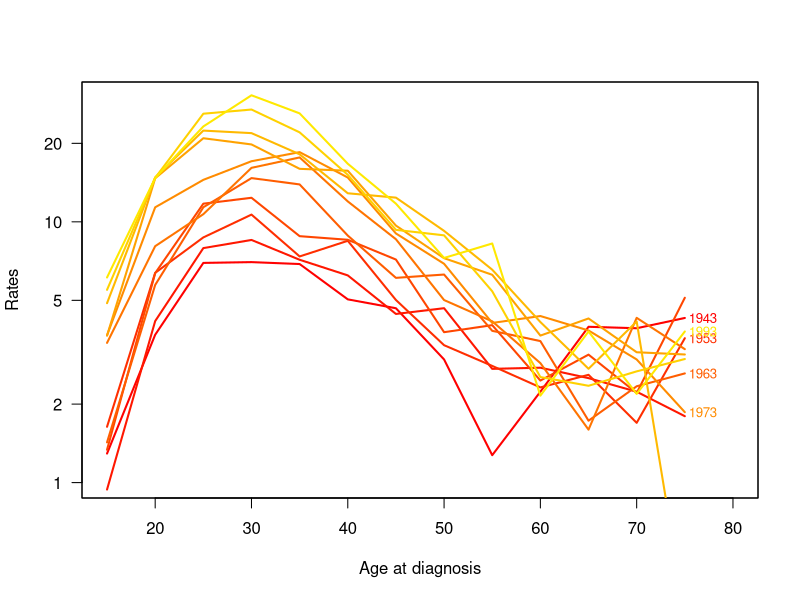
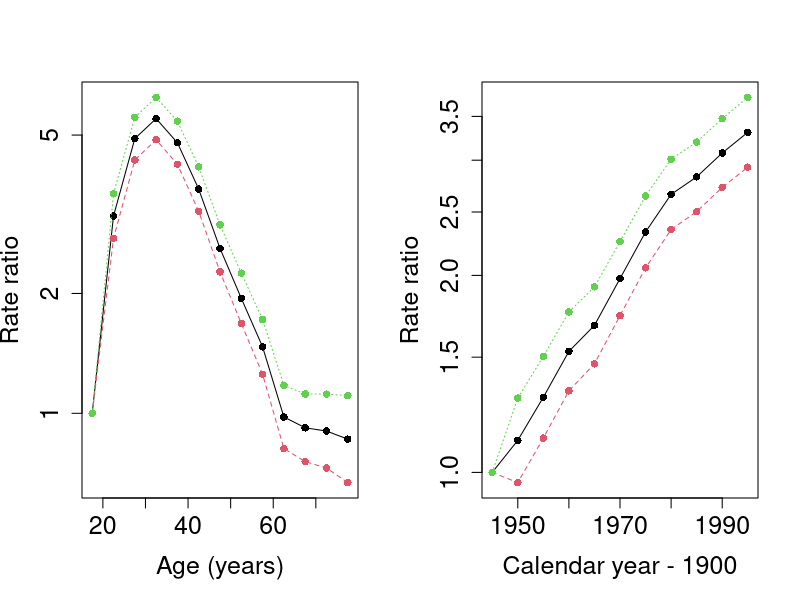
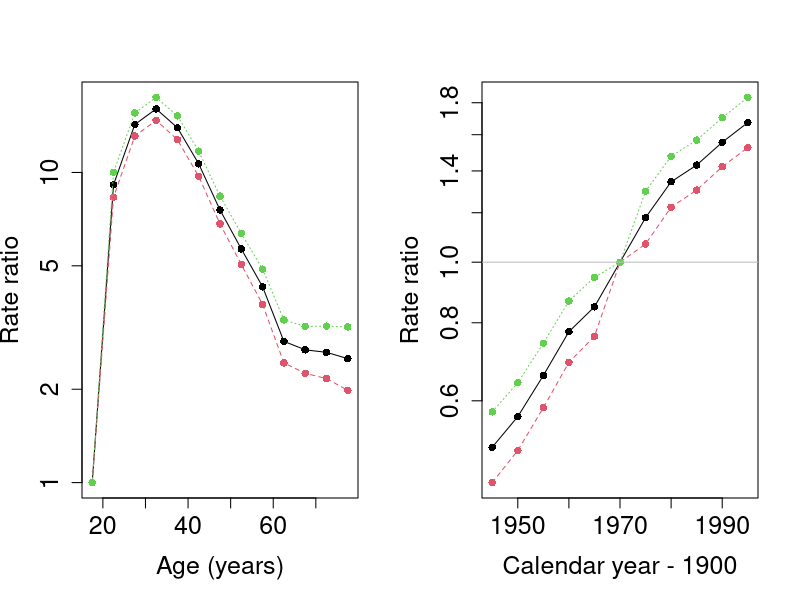
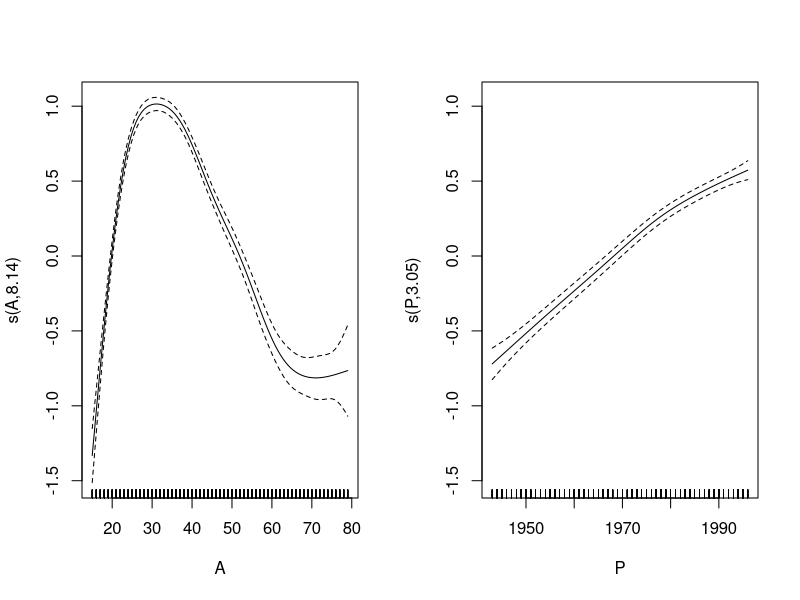
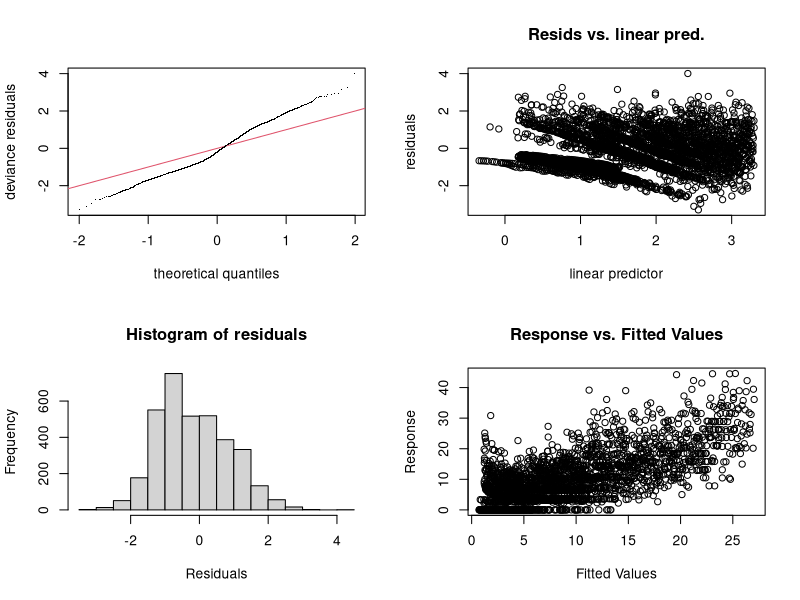
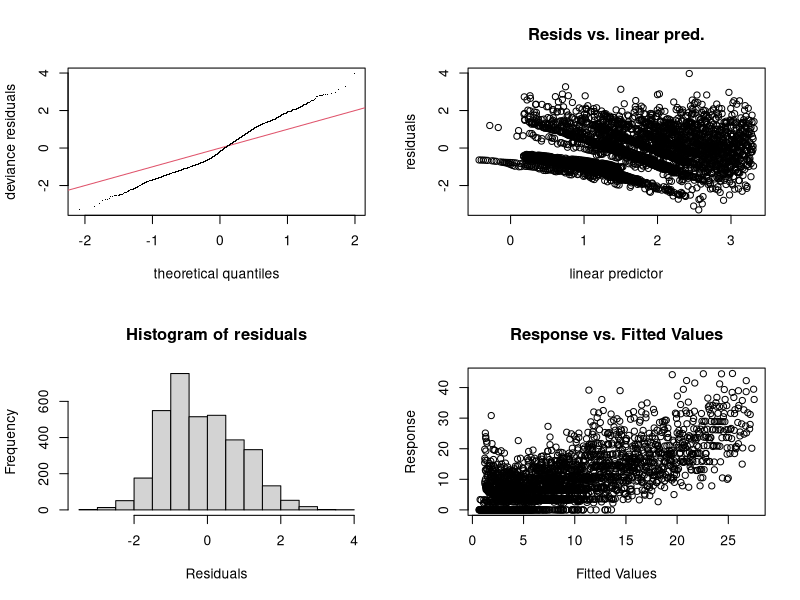
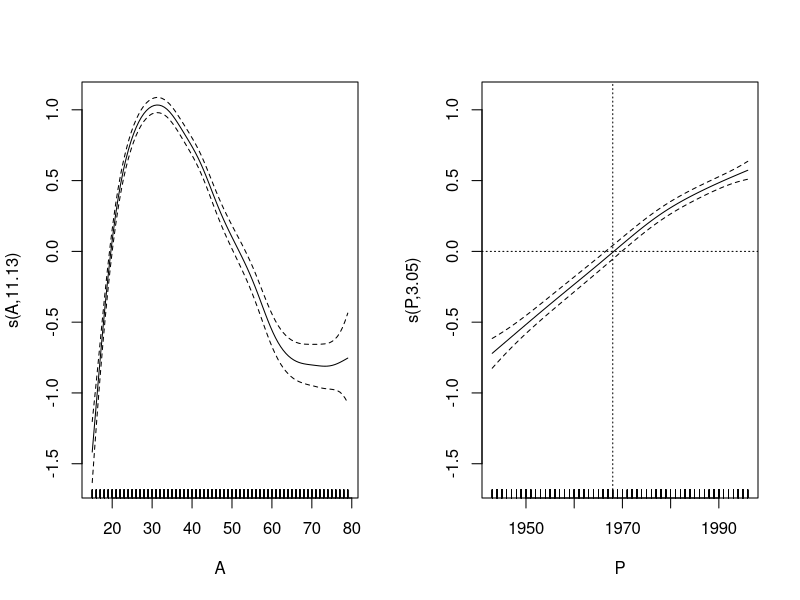
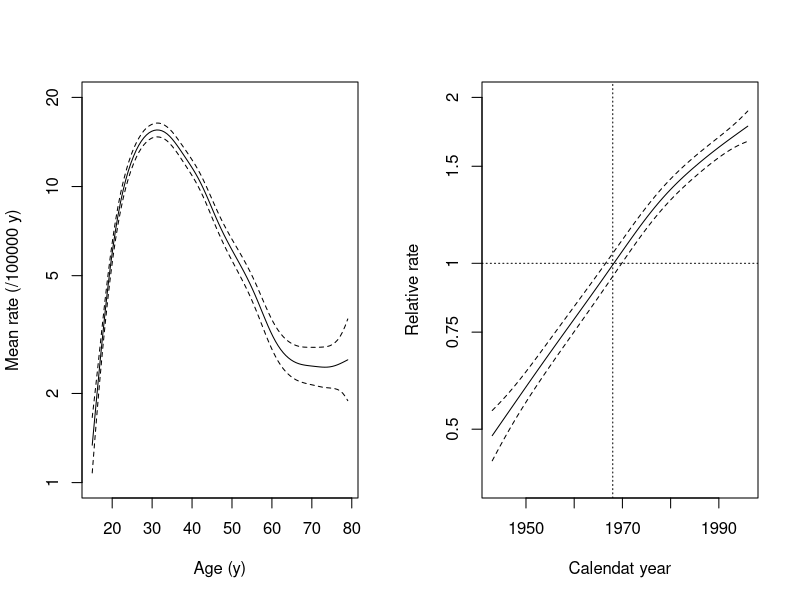

Write R code to recreate these figures, in order.
## ---- chunk 1
knitr::opts_chunk$set(results = "hide", keep.source = TRUE, include = FALSE, eps = FALSE, prefix.string = "./graph/cont-eff")
## ---- chunk 2
# opt <- options()
# options( width=90,
#          SweaveHooks=list( fig=function()
#          par(mar=c(3,3,1,1),mgp=c(3,1,0)/1.6,las=1,bty="n") ) )
## ---- chunk 3
library(Epi)
library(mgcv)
data(testisDK)
str(testisDK)
summary(testisDK)
head(testisDK)
## ---- chunk 4
tdk <- subset(testisDK, A > 14 & A < 80)
tdk$Age <- cut(tdk$A, br = 5 * (3:16), include.lowest = TRUE, right = FALSE)
nAge <- length(levels(tdk$Age))
tdk$Per <- cut(tdk$P,
  br = seq(1943, 1998, by = 5),
  include.lowest = TRUE, right = FALSE)
nPer <- length(levels(tdk$Per))
## ---- chunk 5
tab <- stat.table(
  index = list(Age, Per),
  contents = list(
    D = sum(D),
    Y = sum(Y / 1000),
    rate = ratio(D, Y, 10^5)
  ),
  margins = TRUE,
  data = tdk
)
str(tab)
## ---- chunk 6
str(tab)
par(mfrow = c(1, 1))
rateplot(
  rates = tab[3, 1:nAge, 1:nPer], which = "ap", ylim = c(1, 30),
  age = seq(15, 75, 5), per = seq(1943, 1993, 5),
  col = heat.colors(16), ann = TRUE
)
## ---- chunk 7
tdk$Y <- tdk$Y / 100000
mCat <- glm(cbind(D, Y) ~ Age + Per,
  family = poisreg(link = log), data = tdk )
round(ci.exp(mCat), 2)
## ---- chunk 8
aMid <- seq(17.5, 77.5, by = 5)
pMid <- seq(1945, 1995, by = 5)
par(mfrow = c(1, 2))
matplot(aMid, rbind(c(1,1,1), ci.exp(mCat)[2:13, ]), type = "o", pch = 16,     
   log = "y", cex.lab = 1.5, cex.axis = 1.5,
  xlab = "Age (years)", ylab = "Rate ratio" )
matplot(pMid, rbind(c(1,1,1), ci.exp(mCat)[14:23, ]), type = "o", pch = 16,
  log = "y", cex.lab = 1.5, cex.axis = 1.5,
  xlab = "Calendar year - 1900", ylab = "Rate ratio" )
## ---- chunk 9
tdk$Per70 <- Relevel(tdk$Per, ref = 6)
mCat2 <- glm(cbind(D, Y) ~ -1 + Age + Per70,
  family = poisreg(link = log), data = tdk )
round(ci.exp(mCat2), 2)
## ---- chunk 10
par(mfrow = c(1, 2))
matplot(aMid, rbind(c(1,1,1), ci.exp(mCat2)[2:13, ]), type = "o", pch = 16,     
   log = "y", cex.lab = 1.5, cex.axis = 1.5,
  xlab = "Age (years)", ylab = "Rate ratio" )
matplot(pMid, rbind(ci.exp(mCat2)[14:18, ], c(1,1,1), ci.exp(mCat2)[19:23, ]),
        type = "o", pch = 16, log = "y", cex.lab = 1.5, cex.axis = 1.5,
  xlab = "Calendar year - 1900", ylab = "Rate ratio" )
abline(h = 1, col = "gray")
## ---- chunk 11
library(mgcv)
mPen <- mgcv::gam(cbind(D, Y) ~ s(A) + s(P),
  family = poisreg(link = log), data = tdk
)
summary(mPen)
## ---- chunk 12
par(mfrow = c(1, 2))
plot(mPen, seWithMean = TRUE)
## ---- chunk 13
par(mfrow = c(2, 2))
gam.check(mPen)
## ---- chunk 14
mPen2 <- mgcv::gam(cbind(D, Y) ~ s(A, k = 20) + s(P),
  family = poisreg(link = log), data = tdk
)
summary(mPen2)
par(mfrow = c(2, 2))
gam.check(mPen2)
## ---- chunk 15
par(mfrow = c(1, 2))
plot(mPen2, seWithMean = TRUE)
abline(v = 1968, h = 0, lty = 3)
## ---- chunk 16
par(mfrow = c(1, 2))
icpt <- coef(mPen2)[1] #  estimated intecept
plot(mPen2,
  seWithMean = TRUE, select = 1, rug = FALSE,
  yaxt = "n", ylim = c(log(1), log(20)) - icpt,
  xlab = "Age (y)", ylab = "Mean rate (/100000 y)"
)
axis(2, at = log(c(1, 2, 5, 10, 20)) - icpt, labels = c(1, 2, 5, 10, 20))
plot(mPen2,
  seWithMean = TRUE, select = 2, rug = FALSE,
  yaxt = "n", ylim = c(log(0.4), log(2)),
  xlab = "Calendat year", ylab = "Relative rate"
)
axis(2, at = log(c(0.5, 0.75, 1, 1.5, 2)), labels = c(0.5, 0.75, 1, 1.5, 2))
abline(v = 1968, h = 0, lty = 3)
